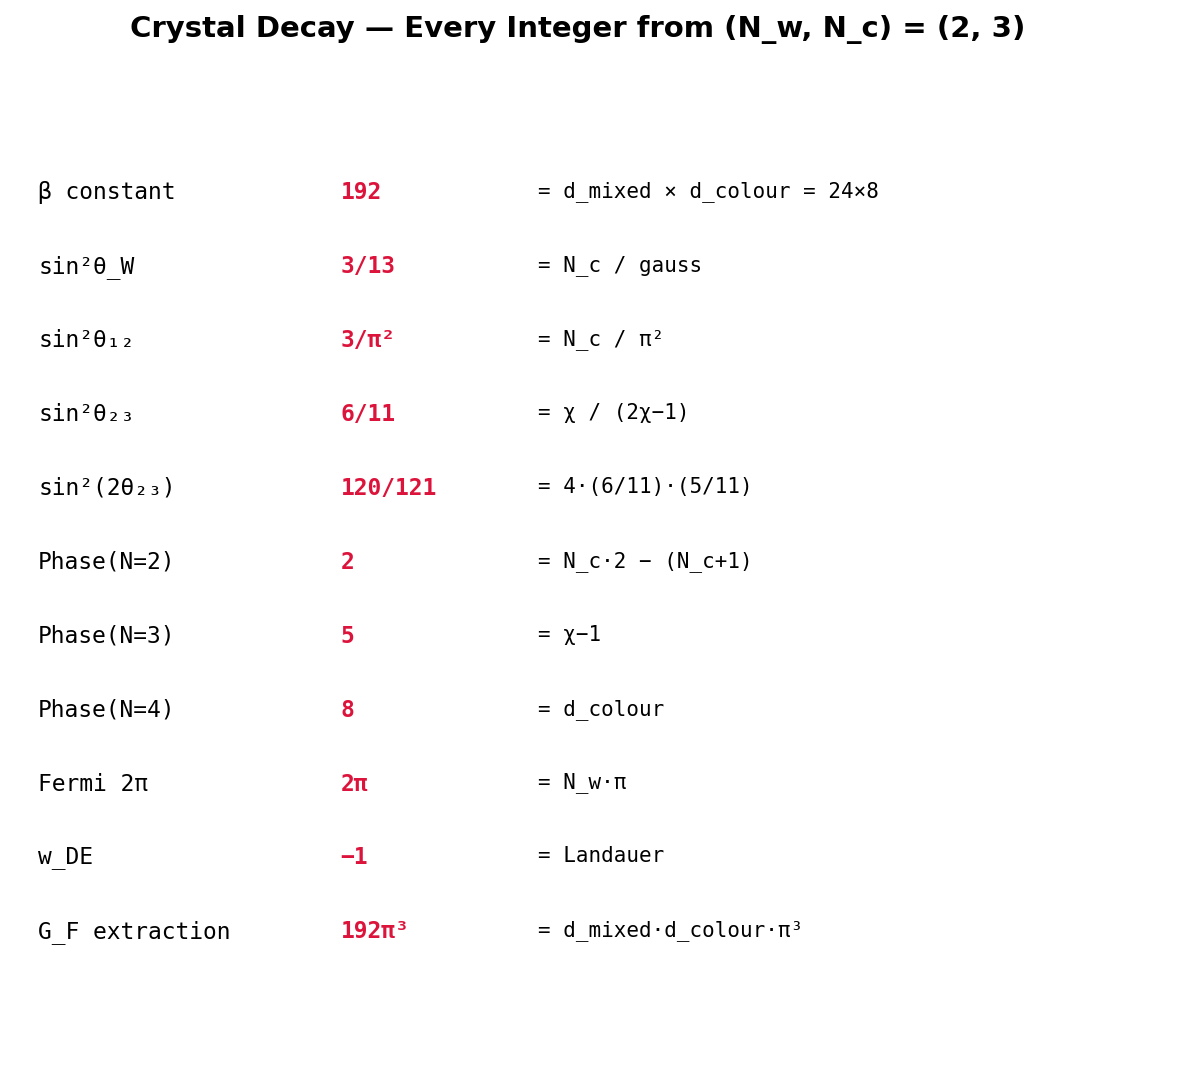

The script that saved this image:
#!/usr/bin/env python3
"""Crystal Decay — Every Integer from (2,3)"""
import crystal_toe as ct
import matplotlib.pyplot as plt

toe = ct.Toe(); dc = toe.decay()
fig, ax = plt.subplots(figsize=(10, 8))
fig.suptitle(f"Crystal Decay — Every Integer from (N_w, N_c) = ({dc.n_w()}, {dc.n_c()})", fontsize=14, fontweight='bold')
ax.axis('off')
rows = [
    ("β constant",    "192",     "d_mixed × d_colour = 24×8"),
    ("sin²θ_W",       "3/13",    "N_c / gauss"),
    ("sin²θ₁₂",       "3/π²",    "N_c / π²"),
    ("sin²θ₂₃",       "6/11",    "χ / (2χ−1)"),
    ("sin²(2θ₂₃)",    "120/121", "4·(6/11)·(5/11)"),
    ("Phase(N=2)",     "2",       "N_c·2 − (N_c+1)"),
    ("Phase(N=3)",     "5",       "χ−1"),
    ("Phase(N=4)",     "8",       "d_colour"),
    ("Fermi 2π",       "2π",      "N_w·π"),
    ("w_DE",           "−1",      "Landauer"),
    ("G_F extraction", "192π³",   "d_mixed·d_colour·π³"),
]
for i, (name, val, origin) in enumerate(rows):
    y = 0.95 - i * 0.08
    ax.text(0.02, y, name, fontsize=11, fontfamily='monospace', va='top', transform=ax.transAxes)
    ax.text(0.28, y, val, fontsize=11, fontfamily='monospace', va='top', fontweight='bold', color='crimson', transform=ax.transAxes)
    ax.text(0.45, y, f'= {origin}', fontsize=10, fontfamily='monospace', va='top', transform=ax.transAxes)
plt.savefig('decay_integers.png', dpi=150, bbox_inches='tight'); plt.show()
